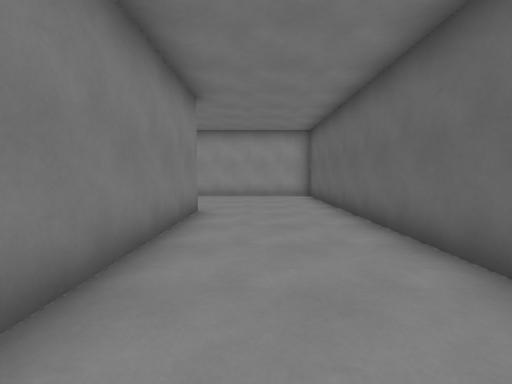
View 1 (above)

18 first-person views from a walk through a Godot game level. The camera is 1.4 m above the floor, tilts 4° down and sees 90° across. The floor is counted in squares, 1.44 m on a side. Each view is taken from the middle of a square. On the plan, view 1 faces up. The plan holds only what a view shows up to about 11 squares ahead; the rest is blank. The place goes on beyond the plan.

View 2
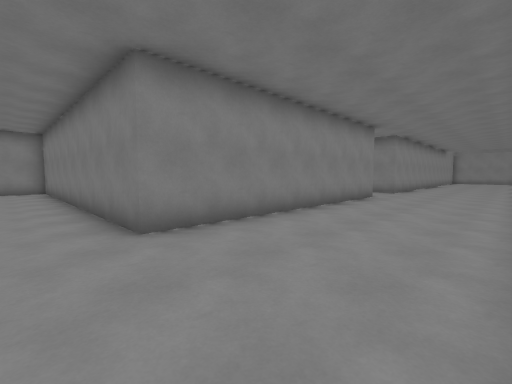

View 3
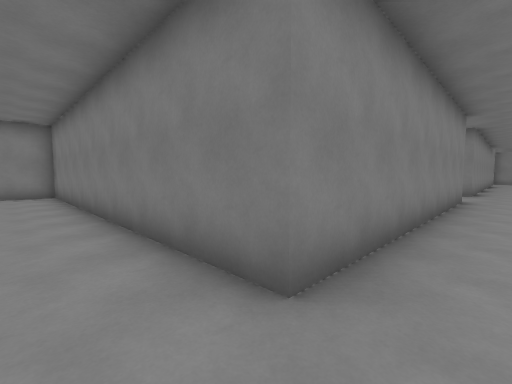

View 4
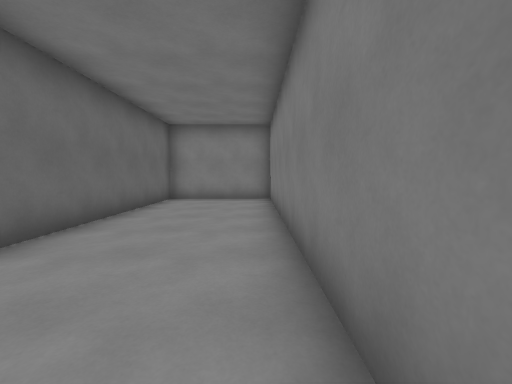

View 5
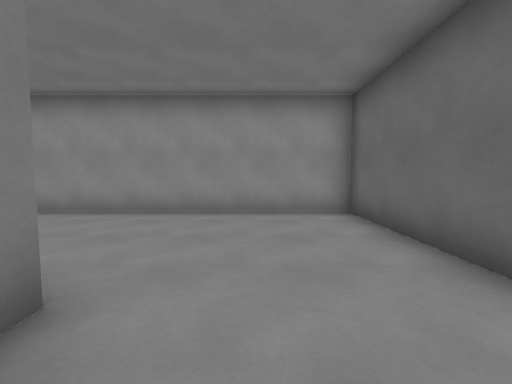

View 6
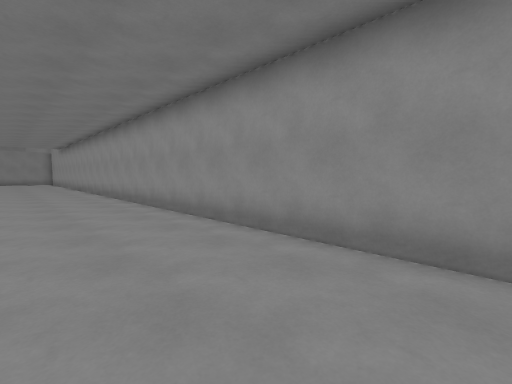

View 7
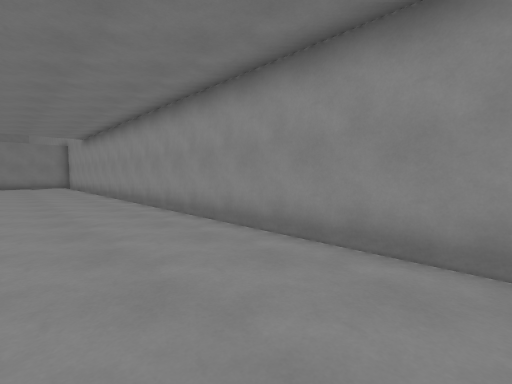

View 8
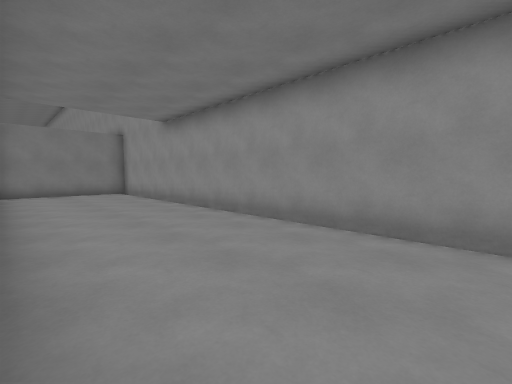

View 9
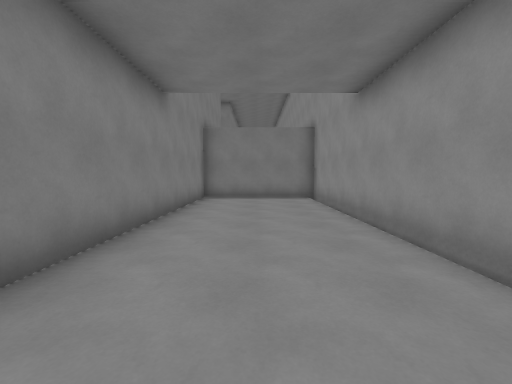

View 10
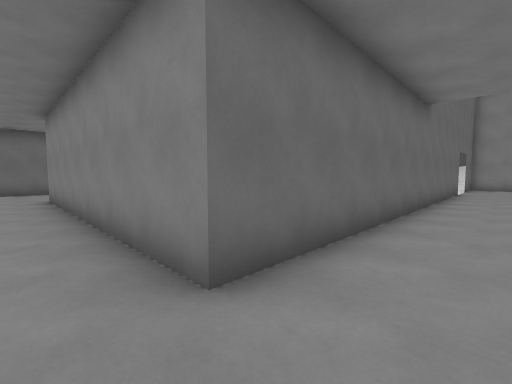

View 11
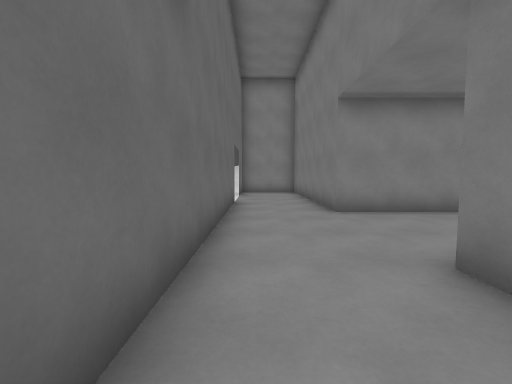

View 12
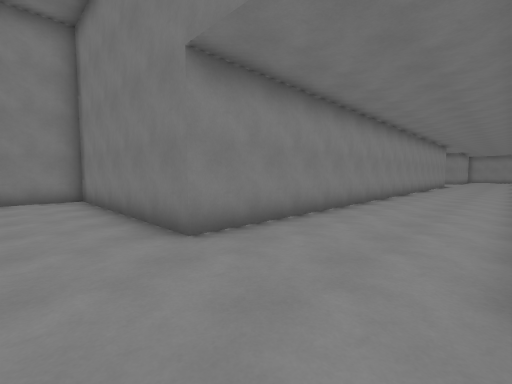

View 13
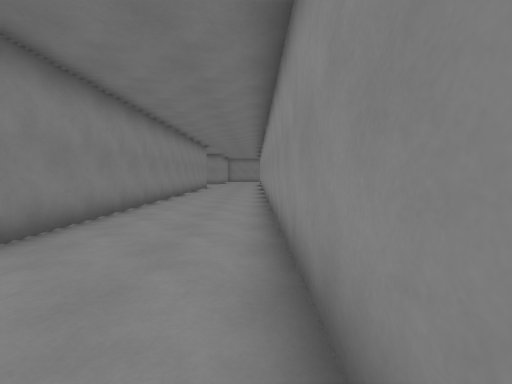

View 14
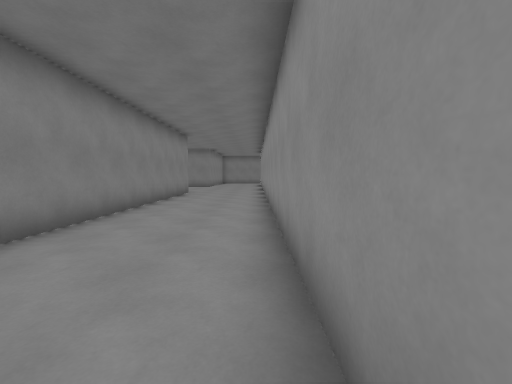

View 15
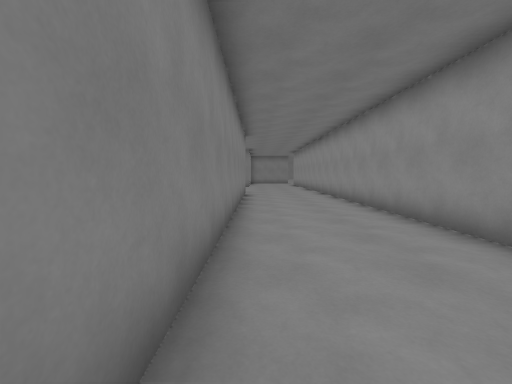

View 16
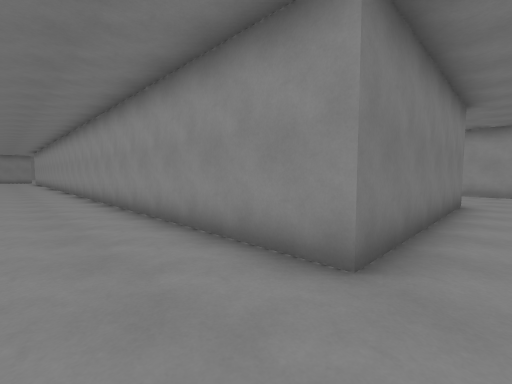

View 17
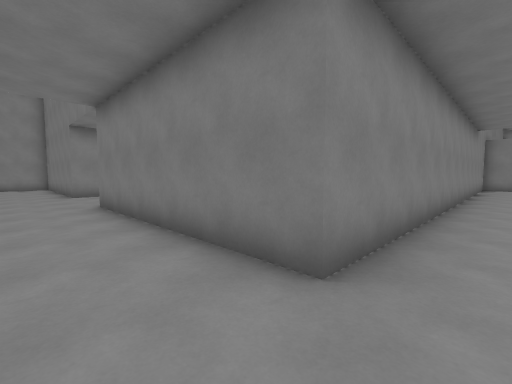

View 18
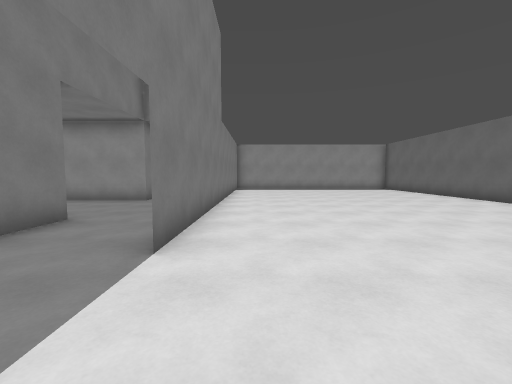

### Floor plan
Key: @ floor where view 1 was taken; # wall or solid block; . floor; / step, stairs or slope.
Columns run from 33 left of view 1 to 2 right of it. Each row starts with its distance up from view 1.
 12  ###################################
 11  #/////////////////////////////////#
 10  #.................................#
  9  #.................................#
  8  #.................................#
  7  #....................##########...#
  6  ###################..#        #...#
  5                    #..#        #...#
  4                    #..#        #...#
  3                    #..#        #...#
  2                    #..#        #...#
  1                    #..#........#...#
  0 ####################..#........#.@.#
 -1 ......................#........#...#
 -2 ......................#........#...#
 -3 ......................#........#...#
 -4 ......................#....... #...#
 -5 ####################..#......  #####
 -6                    #..#.....
 -7                    #.......
 -8                    #......
 -9                    #......
-10                    #.. .
-11                    #..
-12                    ###

Where each view was taken, in squares from view 1:
view 1: 0 up, 0 right, facing up
view 2: 11 up, 0 right, facing down-left
view 3: 8 up, 0 right, facing down-left
view 4: 5 up, 1 left, facing down
view 5: 5 up, 0 right, facing up
view 6: 8 up, 2 left, facing up-left
view 7: 8 up, 10 left, facing up-left
view 8: 7 up, 18 left, facing up-left
view 9: 9 up, 21 left, facing left
view 10: 8 up, 13 left, facing down-right
view 11: 2 up, 12 left, facing down
view 12: 1 down, 12 left, facing down-left
view 13: 1 down, 17 left, facing left
view 14: 1 down, 22 left, facing left
view 15: 4 down, 22 left, facing left
view 16: 3 down, 13 left, facing up-left
view 17: 8 up, 12 left, facing down-left
view 18: 10 down, 10 left, facing up
